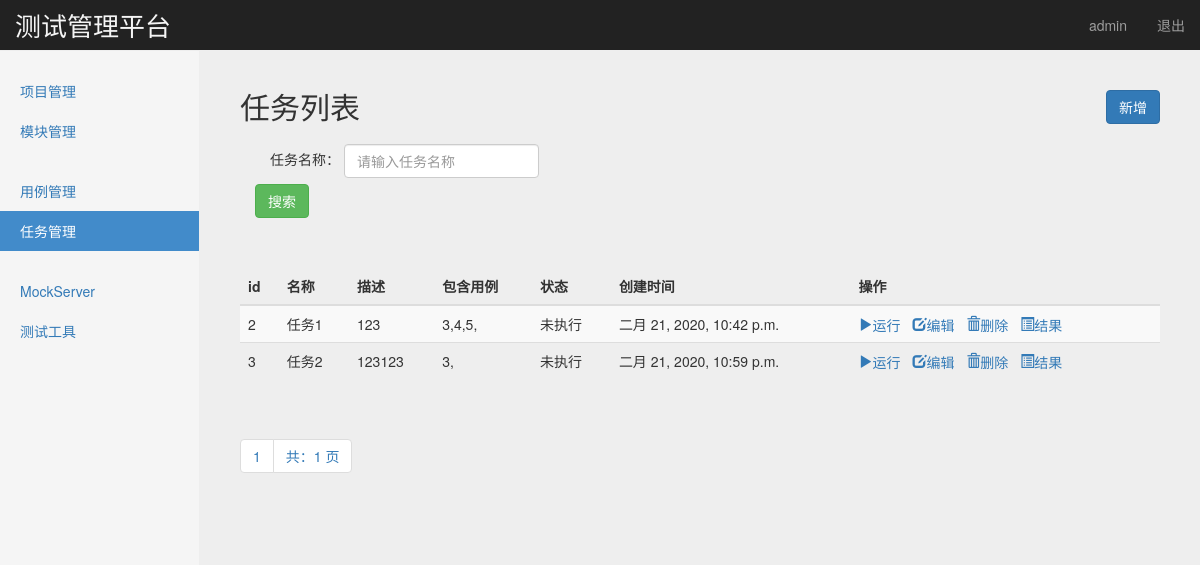
/interface/task_manage/ (signed in), run on an earlier commit of the app's database.
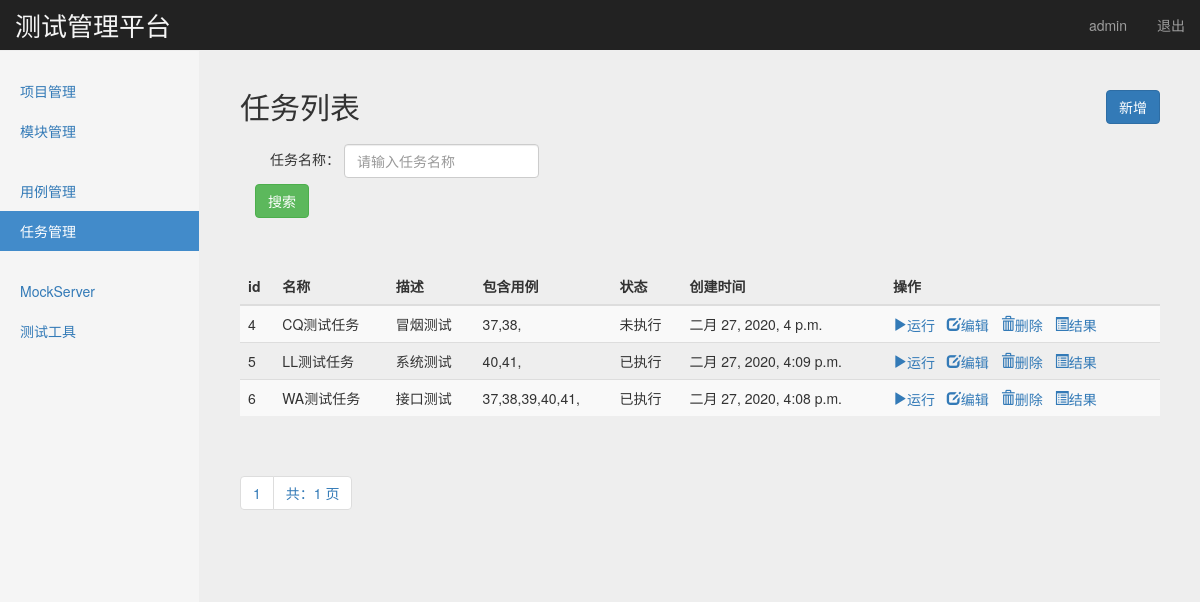
And on a later commit of the database.
### interface_app/models.py (models this page shows, shortened)
class TestTask(models.Model):
    name = models.CharField("名称",max_length=100,blank=False,default='')
    describe = models.TextField("描述",default='')
    cases = models.TextField("所包含的用例",default='')
    status = models.IntegerField("状态",default='')
    create_time = models.DateTimeField('创建时间',auto_now=True)

### interface_app/views/task_views.py (the view)
# urls.py: path('task_manage/', task_views.task_manage),
@login_required
def task_manage(request):
    if request.method == 'GET':
        testtasks = TestTask.objects.get_queryset().order_by('id')
        paginator = Paginator(testtasks,10)
        page = request.GET.get("page")
        try:
            contacts = paginator.page(page)
        except PageNotAnInteger:
            contacts = paginator.page(1)
        except EmptyPage:
            contacts = paginator.page(paginator.num_pages)
        return render(request,'task/task_manage.html',{'type':'list',"testtasks":contacts})
    else:
        return HttpResponse("404")

### templates/task/task_manage.html (shortened to what this page needs)
{% extends "base.html" %}
{% block content %}
    <nav class="navbar navbar-inverse navbar-fixed-top">
      <div class="container-fluid">
        <div class="navbar-header">
          <a class="navbar-brand" style=" color:#f5f5f5; font-size:26px;" href="#">测试管理平台</a>
        </div>
        <div id="navbar" class="navbar-collapse collapse">
          <ul class="nav navbar-nav navbar-right">
            <li><a href="#">{{ user }}</a></li>
            <li><a href="/logout/">退出</a></li>
          </ul>
        </div>
      </div>
    </nav>
    <div class="container-fluid">
      <div class="row">
        <div class="col-sm-3 col-md-2 sidebar">
          <ul class="nav nav-sidebar">
            <li><a href="/manage/project_manage/">项目管理</a></li>
            <li><a href="/manage/module_manage/">模块管理</a></li>
          </ul>
          <ul class="nav nav-sidebar">
            <li><a href="/interface/case_manage/">用例管理</a></li>
            <li class="active"><a href="/interface/task_manage/">任务管理</a></li>
          </ul>
          <ul class="nav nav-sidebar">
            <li><a href="">MockServer</a></li>
            <li><a href="">测试工具</a></li>
          </ul>
        </div>
        {% if type == 'list' %}
        <div class="col-sm-9 col-sm-offset-3 col-md-10 col-md-offset-2 main">
          <h2 class="sub-header">任务列表
            <button type="button" class="btn btn-primary" style="float: right"
            onclick="window.location.href='/interface/add_task/'">新增</button>
          </h2>
          <form class="navbar-form" method="get" action="/interface/search_task_name/">
            <div class="form-group col-sm-10">
                任务名称： <input name="task_name" type="text" placeholder="请输入任务名称" class="form-control">
            </div>
            <br/>
            <br/>
            <button type="submit" class="btn btn-success">搜索</button>
          </form>
          <div class="table-responsive" style="margin-top: 50px;">
            <table class="table table-striped">
              <thead>
                <tr>
                  <th>id</th>
                  <th>名称</th>
                  <th>描述</th>
                  <th>包含用例</th>
                  <th>状态</th>
                  <th>创建时间</th>
                  <th>操作</th>
                </tr>
              </thead>
              <tbody>
                {% for task in testtasks %}
                <tr>
                  <td>{{ task.id }}</td>
                  <td>{{ task.name }}</td>
                  <td>{{ task.describe }}</td>
                  <td>{{ task.cases }}</td>
                  {% if task.status == 0 %}
                    <td>未执行</td>
                  {% endif %}
                  {% if task.status == 2 %}
                    <td>已执行</td>
                  {% endif %}
                  <td>{{ task.create_time }}</td>
                  <td>
                    <a href="#" onclick="RunTask('{{task.id}}')" style="margin-right: 8px;">
                        <span class="glyphicon glyphicon-play">运行</span>
                    </a>
                    <a href="/interface/edit_task/{{ task.id }}/" style="margin-right: 8px;">
                        <span class="glyphicon glyphicon-edit">编辑</span>
                    </a>
                    <a href="/interface/delete_task/{{ task.id }}/" style="margin-right: 8px;">
                        <span class="glyphicon glyphicon-trash">删除</span>
                    </a>
                    <a href="/interface/task_result_list/{{task.id}}/" style="margin-right: 8px;">
                        <span class="glyphicon glyphicon-list-alt">结果</span>
                    </a>
                  </td>
                </tr>
                {% endfor %}
              </tbody>
            </table>
          </div>
          <div class="pagination">
              <span class="step-links">
                  <ul class="pagination">
                      <li><a href="#">{{ testtasks.number }}</a></li>
                      <li><a href="#">共：{{ testtasks.paginator.num_pages }} 页</a></li>
                  </ul>
              </span>
          </div>
        </div>
        {% endif %}
      </div>
    </div>
{% load static %}
{% endblock %}

What changed in the data, as far as the page shows it:
removed TestTask: id "2", name "任务1", describe "123", cases "3,4,5,", status "未执行", create_time "二月 21, 2020, 10:42 p.m."
removed TestTask: id "3", name "任务2", describe "123123", cases "3,", status "未执行", create_time "二月 21, 2020, 10:59 p.m."
added TestTask: id "4", name "CQ测试任务", describe "冒烟测试", cases "37,38,", status "未执行", create_time "二月 27, 2020, 4 p.m."
added TestTask: id "5", name "LL测试任务", describe "系统测试", cases "40,41,", status "已执行", create_time "二月 27, 2020, 4:09 p.m."
added TestTask: id "6", name "WA测试任务", describe "接口测试", cases "37,38,39,40,41,", status "已执行", create_time "二月 27, 2020, 4:08 p.m."
